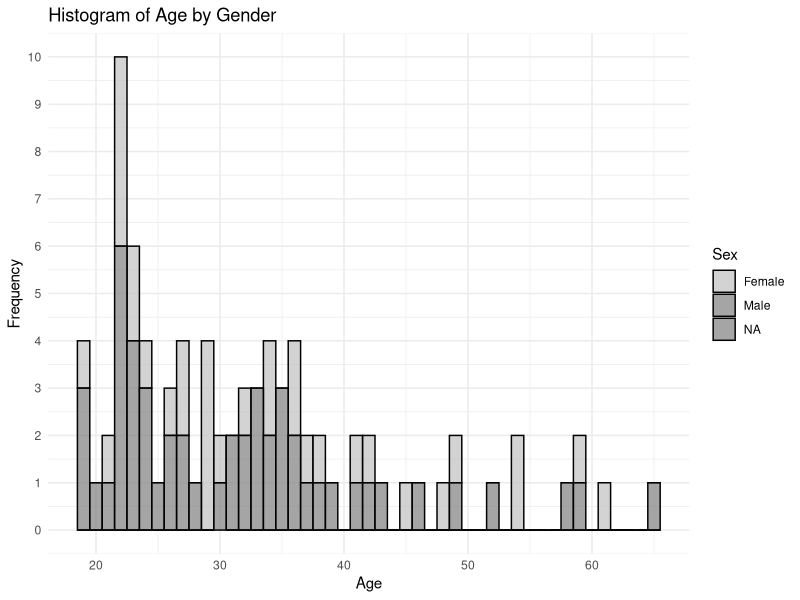

Source code (R):
setwd("C:/Users/Can/Desktop/masterthesis")

data <- read.csv("data/full_data.csv")

prosocial_data <- subset(data, participant.svo_category == "Prosocial")

# Descriptive statistics

library(ggplot2)

summary(data$Age)
table(data$Age)

table(data$Sex)

table(data$participant.svo_category)

table(data$Age, data$Sex)

# Create ggplot with custom colors and integer y-axis scale
ggplot(data, aes(Age, fill = Sex)) +
  geom_histogram(binwidth = 1, color = "black", alpha = 0.7) +
  scale_fill_manual(values = setNames(c("#7F7F7F", "#C0C0C0"), c("Male", "Female"))) +
  theme_minimal() +
  scale_y_continuous(breaks = seq(0, max(table(data$Age)), by = 1)) +
  labs(title = "Histogram of Age by Gender",
       x = "Age",
       y = "Frequency")